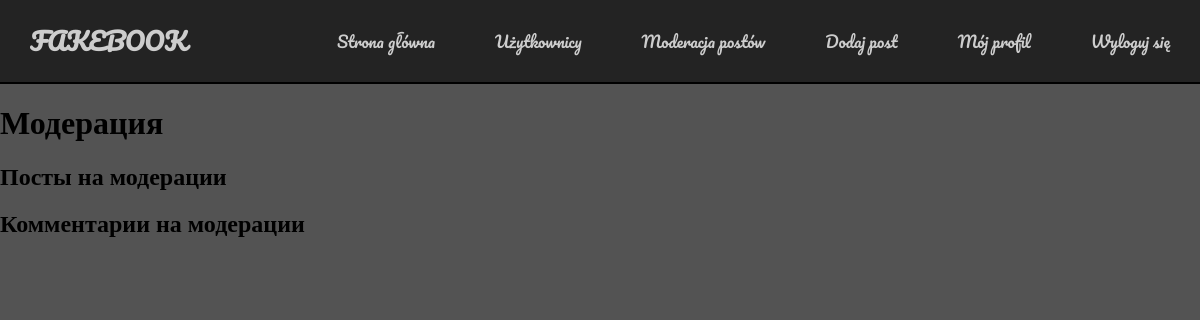
The app's page /posts_manegment.php (signed in), older data.
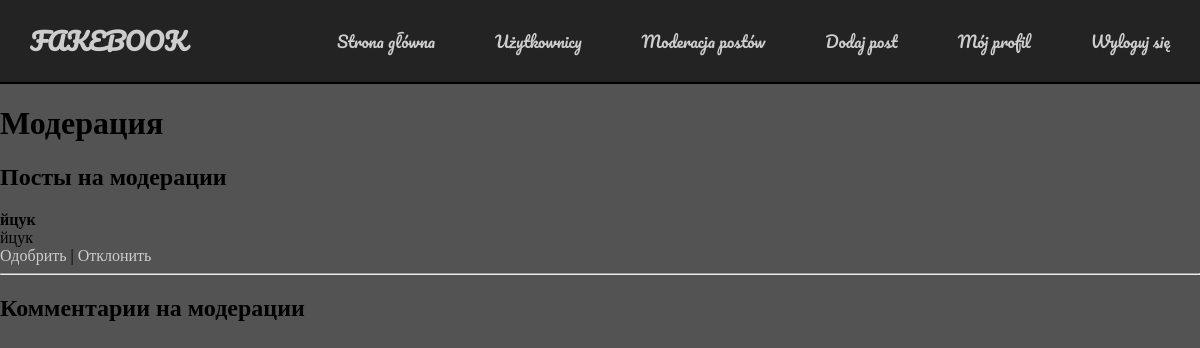
The same page, newer data.
### tables this page shows
CREATE TABLE `posts` (
  `id` int(11) NOT NULL,
  `user_id` int(11) DEFAULT NULL,
  `title` varchar(255) DEFAULT NULL,
  `content` text DEFAULT NULL,
  `status` enum('oczekujący','akceptowane','niezaakceptowany') DEFAULT 'oczekujący',
  `date` datetime DEFAULT current_timestamp(),
  `image` varchar(255) DEFAULT NULL
);

### posts_manegment.php (the view, shortened to what this page needs)
<?php
include("includes/functions.inc.php");
include("includes/database.inc.php");
secure();
?>
<?php
echo "<h1>Модерация</h1>";
echo "<h2>Посты на модерации</h2>";
$result = $connect->query("SELECT * FROM posts WHERE status='oczekujący'");
while ($p = $result->fetch_assoc()) {
    echo "<b>{$p['title']}</b><br>";
    echo nl2br(htmlspecialchars($p['content']))."<br>";
    echo "<a href='moderate.php?type=post&id={$p['id']}&action=approve'>Одобрить</a> | ";
    echo "<a href='moderate.php?type=post&id={$p['id']}&action=reject'>Отклонить</a><hr>";
}
echo "<h2>Комментарии на модерации</h2>";
?>
<?php
include("includes/footer.inc.php");
?>

### includes/functions.inc.php (shortened to what this page needs)
<?php
function secure()
{
    if (!isset($_SESSION["id"])) {
        header("index.php");
    } else {
        if ($_SESSION['id'] == 1) {
            include("includes/header.admin.inc.php");
        }
    }
}

### includes/header.admin.inc.php (shortened to what this page needs)
<!DOCTYPE html>
<html lang="pl">
<head>
    <link rel="stylesheet" href="/php/cms/css/main.css">
</head>
<body>
    <header>
        <div class="menu container">
            <h2 class="title">FAKEBOOK</h2>
            <nav class="navigation">
                <a href="dashboard.php">Strona główna</a>
                <a href="users.manegment.php">Użytkownicy</a>
                <a href="posts_manegment.php">Moderacja postów</a>
                <a href="add_post.php">Dodaj post</a>
                <a href="">Mój profil</a>
                <a href="logout.php">Wyloguj się</a>
            </nav>
        </div>
    </header>

### includes/footer.inc.php
</body>
</html>

### css/main.css (style rules this page uses)
header { z-index: 1; border-bottom: 2px solid black; }
.menu { display: flex; justify-content: space-between; align-items: center; background: #232323; font-family: "Pacifico", cursive; color: #cdcdcd; }
.container { width: auto; margin: 0 auto; padding-left: 30px; padding-right: 30px; }
a { text-decoration: none; color: #cdcdcd; }
.navigation { display: flex; gap: 60px; }
::placeholder { color: #e5e5e5; }
body { margin: 0; background-color: rgb(83, 83, 83); }

Row changes from the older to the newer data that the page shows:
added posts: title "йцук", content "йцук"
